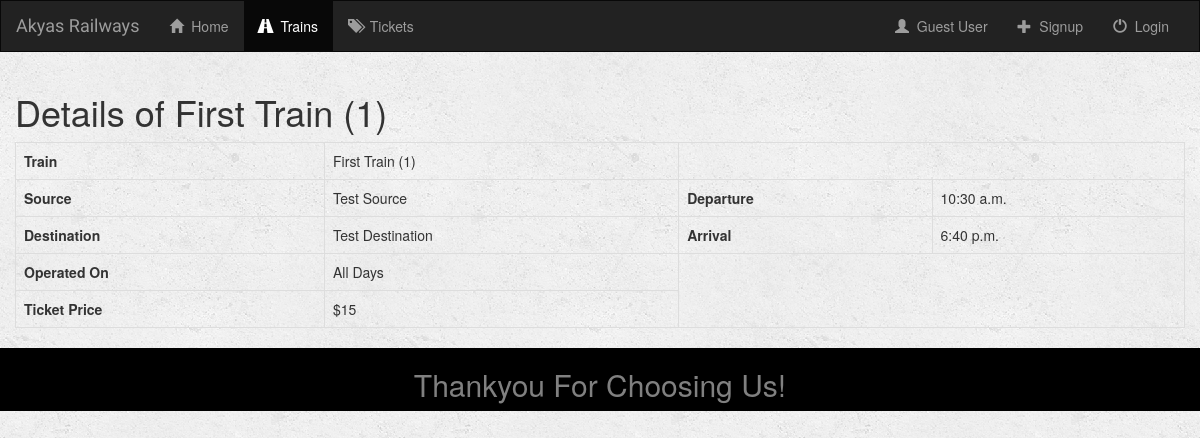
/train/1, run on the app's committed database.
### app/models.py (models this page shows)
class Train(models.Model):
    name = models.CharField(max_length=50)
    source = models.CharField(max_length=50)
    destination = models.CharField(max_length=50)
    estimated_departure = models.TimeField()
    estimated_arrival = models.TimeField()
    operated_days = models.CharField(max_length=15, default="All Days")
    ticket_price = models.IntegerField(default=10)
    capacity = models.IntegerField(default=50)
    def __str__(self):
        return f"{self.name} ({self.pk})"

### app/views.py (the view)
# urls.py: path('train/<int:train_id>', views.train_detail, name='train_detail'),
def train_detail(request, train_id):
    train = get_object_or_404(Train, pk=train_id)
    if request.user.is_authenticated:
        context = {'user': request.user, 'train': train}
        template = 'app/train_details_user.html'
    else:
        context = {'train': train}
        template = 'app/train_details.html'
    return render(request, template, context)

### app/templates/app/train_details.html
{% extends 'app/base.html' %}
{% block trains_active %}active{% endblock %}
{% block base_body %}
    {% include 'app/train_details_template.html' %}
{% endblock %}

### app/templates/app/train_details_template.html
<div class="container-fluid">
    <h1> Details of {{train}}</h1>
    <div class="table-responsive">
        <table class="table table-bordered">
            <tr>
                <th> Train </th>
                <td> {{train}}</td>
            </tr>
            <tr>
                <th> Source</th>
                <td> {{train.source}} </td>
                <th> Departure </th>
                <td>{{train.estimated_departure}}</td>
            </tr>
            <tr>
                <th> Destination</th>
                <td> {{train.destination}} </td>
                <th> Arrival </th>
                <td>{{train.estimated_arrival}}</td>
            </tr>
            <tr>
                <th> Operated On </th>
                <td> {{train.operated_days}}</td>
            </tr>
            <tr>
                <th> Ticket Price</th>
                <td> ${{train.ticket_price}}</td>
            </tr>
        </table>
    </div>
</div>

### app/static/app/style.css (style rules this page uses)
body { background: white url("images/whiteBG.png"); }

### data on the page
Train: name+id "First Train (1)", source "Test Source", estimated_departure "10:30 a.m.", destination "Test Destination", estimated_arrival "6:40 p.m.", operated_days "All Days", ticket_price "15"
